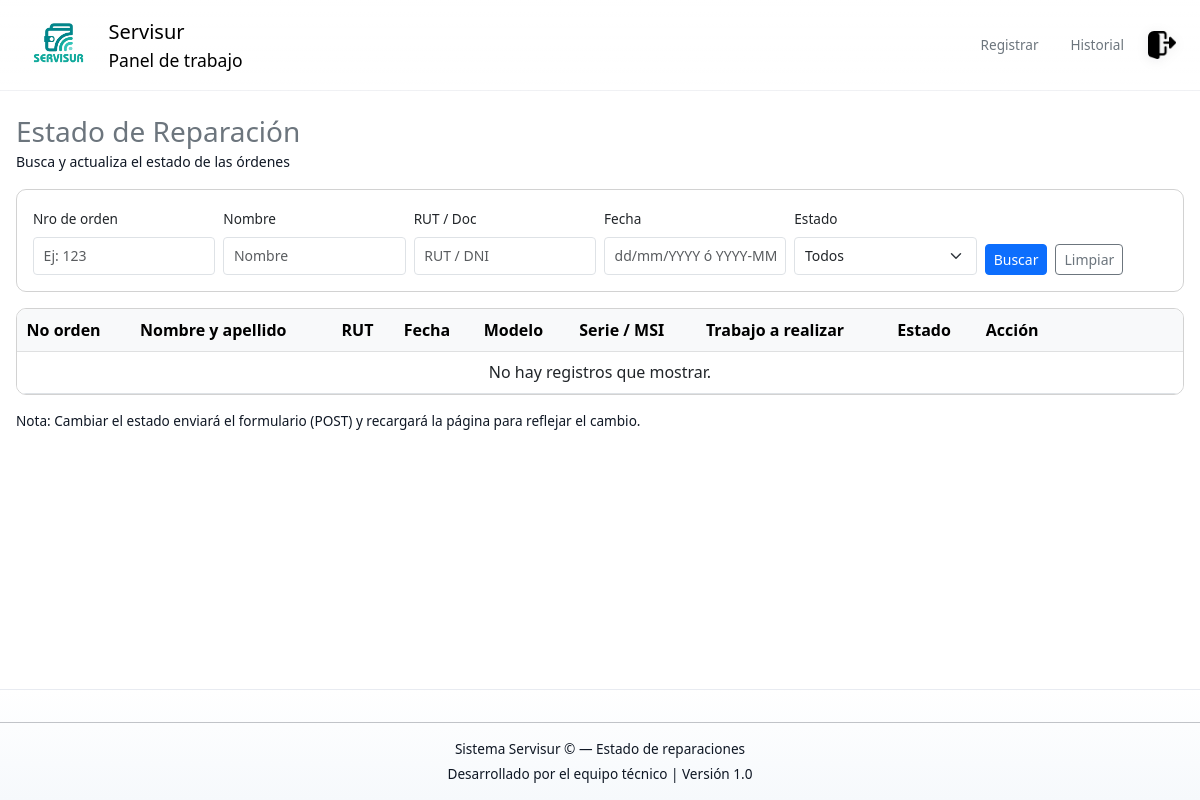
The page /estado/ (signed in) on the database as committed earlier.
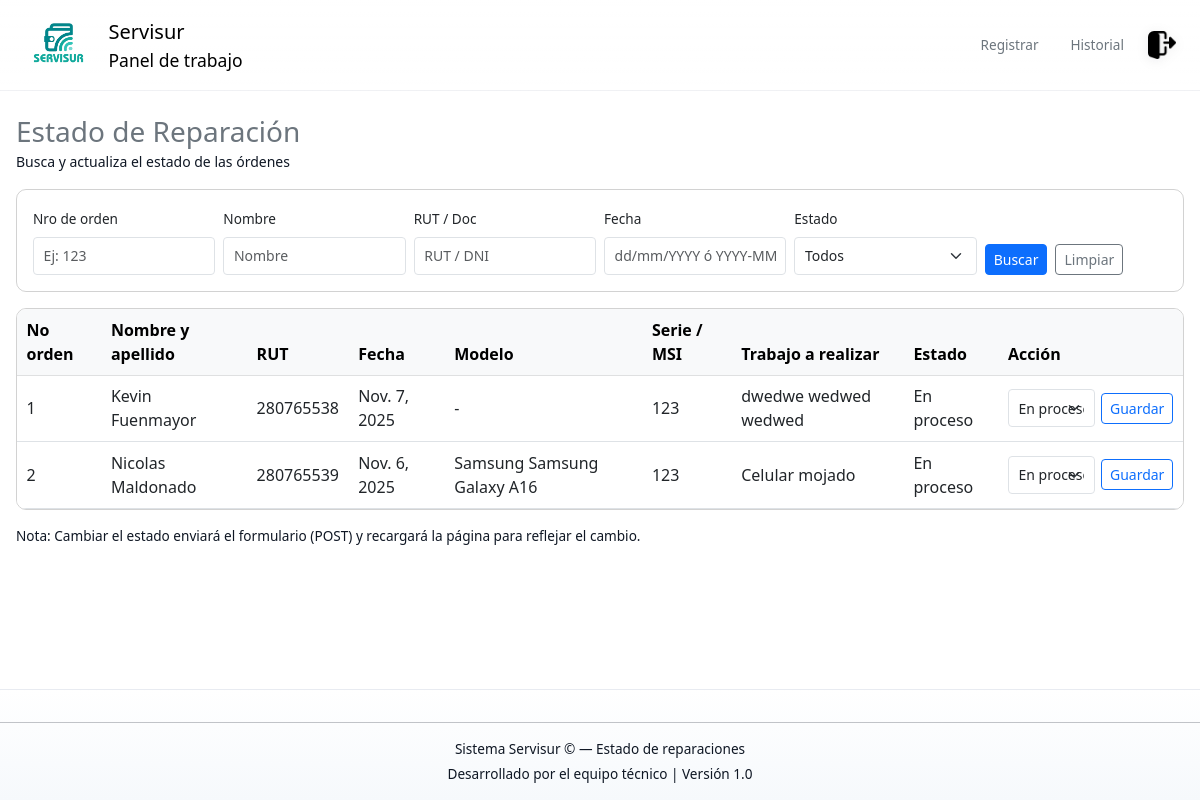
The same page on the database as committed later.
### Base_Datos/models.py (models this page shows, shortened)
class Pedido(models.Model):
    ESTADOS = [
        ('REG', 'Registrado'),
        ('PRO', 'En proceso'),
        ('TER', 'Terminado'),
    ]
    N_Orden = models.AutoField(primary_key=True)
    Fecha = models.DateField()
    Coste = models.IntegerField()
    Abono = models.IntegerField()
    Restante = models.IntegerField()
    Dispositivo = models.ForeignKey(Dispositivo, on_delete=models.SET_NULL, null=True, related_name="pedidos")
    Activo = models.BooleanField(default=True)
    Estado = models.CharField(max_length=3, choices=ESTADOS, default='REG')
    Observaciones = models.CharField(max_length=50, null=True)
    Tipo_de_falla = models.ForeignKey(Tipo_Falla,on_delete=models.SET_NULL, null=True, related_name="pedidos")
    class Meta:
        verbose_name_plural = "Pedidos"

class Dispositivo(models.Model):
    PATRON_MATRIZ = [
    [1, 2, 3],
    [4, 5, 6],
    [7, 8, 9],
    ]
    METODOS_CHOICES = [
    ('PIN', 'PIN'),
    ('PASS', 'Contraseña'),
    ('PATRON', 'Patrón (matriz 3x3)'),
    ]
    modelo = models.ForeignKey(Modelo, on_delete=models.SET_NULL, null=True, related_name="dispositivos")
    Activo = models.BooleanField(default=True)
    rut = models.ForeignKey(Cliente, on_delete=models.SET_NULL,null=True,related_name="dispositivos")
    Metodo_Bloqueo = models.CharField(max_length=6, choices=METODOS_CHOICES,default='PASS')
    Codigo_Bloqueo = models.CharField(max_length=50)
    class Meta:
        verbose_name_plural = "Dispositivos"

class Cliente(models.Model):
    ORIGEN_CHOICES = [
    ('NAC', 'Nacional'),
    ('EXT', 'Extranjero'),
    ]
    Origen = models.CharField(max_length=3,choices=ORIGEN_CHOICES,default='NAC')
    Nombre = models.CharField(max_length=20)
    Apellido = models.CharField(max_length=20)
    Numero_telefono = models.CharField(max_length=15,null=True)
    Rut = models.CharField(max_length=50)
    Activo = models.BooleanField(default=True)
    class Meta:
        verbose_name_plural = "Clientes"

class Tipo_Falla(models.Model):
    Falla = models.CharField(max_length=100, unique=True)

class Modelo(models.Model):
    Modelo = models.CharField(max_length=50)
    Marca = models.ForeignKey(Marca, on_delete=models.CASCADE, related_name="modelos")
    class Meta:
        verbose_name_plural = "Modelos"

class Marca(models.Model):
    Marca = models.CharField(max_length=100)

### Base_Datos/views.py (the view, shortened to what this page needs)
# urls.py: path('estado/', views.estado_reparacion_view, name='estado_reparacion'),
@login_required
@require_http_methods(["GET", "POST"])
def estado_reparacion_view(request):
    qs = Pedido.objects.select_related('Dispositivo__rut', 'Dispositivo__modelo__Marca').filter(Activo=True)
    orden = request.GET.get('orden', '').strip()
    fecha = request.GET.get('fecha', '').strip()
    doc = request.GET.get('doc', '').strip()
    nombre = request.GET.get('nombre', '').strip()
    estado = request.GET.get('estado', '').strip()
    if orden:
        if orden.isdigit():
            qs = qs.filter(N_Orden=int(orden))
        else:
            qs = qs.filter(N_Orden__icontains=orden)
    if doc:
        qs = qs.filter(Dispositivo__rut__Rut__icontains=doc)
    if nombre:
        qs = qs.filter(
            models.Q(Dispositivo__rut__Nombre__icontains=nombre) |
            models.Q(Dispositivo__rut__Apellido__icontains=nombre)
        )
    if estado:
        qs = qs.filter(Estado=estado)
    qs = qs.order_by('-Fecha', '-N_Orden')[:500]
    context = {
        'pedidos': qs,
        'filtros': {'orden': orden, 'fecha': fecha, 'doc': doc, 'nombre': nombre, 'estado': estado},
        'estado_choices': Pedido.ESTADOS,
    }
    return render(request, 'base_datos/Estado_reparacion.html', context)

### Base_Datos/templates/base_datos/Estado_reparacion.html (shortened to what this page needs)
{% extends "base_datos/base.html" %}
{% load static %}
{% block content %}
<link rel="stylesheet" href="{% static 'css/panel.css' %}">
<div class="container-fluid wide-container py-4">
  <div class="d-flex align-items-center justify-content-between mb-3">
    <div>
      <h3 class="mb-0 text-secondary">Estado de Reparación</h3>
      <small class="text-muted">Busca y actualiza el estado de las órdenes</small>
    </div>
  </div>
  <form id="filtroForm" class="card mb-3 p-3" method="get" action="">
    <div class="row g-2">
      <div class="col-md-2">
        <label class="form-label small">Nro de orden</label>
        <input name="orden" id="f_orden" type="text" class="form-control form-control-sm" placeholder="Ej: 123" value="{{ filtros.orden }}">
      </div>
      <div class="col-md-2">
        <label class="form-label small">Nombre</label>
        <input name="nombre" id="f_nombre" type="text" class="form-control form-control-sm" placeholder="Nombre" value="{{ filtros.nombre }}">
      </div>
      <div class="col-md-2">
        <label class="form-label small">RUT / Doc</label>
        <input name="doc" id="f_doc" type="text" class="form-control form-control-sm" placeholder="RUT / DNI" value="{{ filtros.doc }}">
      </div>
      <div class="col-md-2">
        <label class="form-label small">Fecha</label>
        <input name="fecha" id="f_fecha" type="text" class="form-control form-control-sm" placeholder="dd/mm/YYYY ó YYYY-MM-DD" value="{{ filtros.fecha }}">
      </div>
      <div class="col-md-2">
        <label class="form-label small">Estado</label>
        <select name="estado" id="f_estado" class="form-select form-select-sm">
          <option value="">Todos</option>
        </select>
      </div>
      <div class="col-md-2 d-flex align-items-end">
        <button type="submit" class="btn btn-primary btn-sm me-2">Buscar</button>
        <a href="{% url 'estado_reparacion' %}" class="btn btn-outline-secondary btn-sm">Limpiar</a>
      </div>
    </div>
  </form>
  <div class="table-responsive card p-0">
    <table id="tablaPedidos" class="table table-hover align-middle mb-0">
      <thead class="table-light">
        <tr>
          <th>No orden</th>
          <th>Nombre y apellido</th>
          <th>RUT</th>
          <th>Fecha</th>
          <th>Modelo</th>
          <th>Serie / MSI</th>
          <th>Trabajo a realizar</th>
          <th>Estado</th>
          <th style="min-width:170px">Acción</th>
        </tr>
      </thead>
      <tbody>
        {% if pedidos %}
          {% for p in pedidos %}
            <tr data-orden="{{ p.N_Orden }}" data-estado="{{ p.Estado }}">
              <td class="td-orden">{{ p.N_Orden }}</td>
              <td class="td-nombre">
                {% if p.Dispositivo and p.Dispositivo.rut %}
                  {{ p.Dispositivo.rut.Nombre }} {{ p.Dispositivo.rut.Apellido }}
                {% else %}
                  -
                {% endif %}
              </td>
              <td class="td-rut">
                {% if p.Dispositivo and p.Dispositivo.rut %}
                  {{ p.Dispositivo.rut.Rut }}
                {% else %}
                  -
                {% endif %}
              </td>
              <td class="td-fecha">{{ p.Fecha }}</td>
              <td class="td-modelo">
                {% if p.Dispositivo and p.Dispositivo.modelo %}
                  {{ p.Dispositivo.modelo.Marca.Marca }} {{ p.Dispositivo.modelo.Modelo }}
                {% else %}
                  -
                {% endif %}
              </td>
              <td class="td-serie">{{ p.Dispositivo.Codigo_Bloqueo|default:"-" }}</td>
              <td class="td-trabajo">{% if p.Tipo_de_falla %}{{ p.Tipo_de_falla.Falla }}{% else %}-{% endif %}</td>
              <td class="td-estado">
                {% for code,label in estado_choices %}
                  {% if p.Estado == code %}{{ label }}{% endif %}
                {% endfor %}
              </td>
              <td>
                <form method="post" class="d-flex align-items-center" style="gap:6px;">
                  <select name="nuevo_estado" class="form-select form-select-sm">
                    {% for code,label in estado_choices %}
                      <option value="{{ code }}" {% if p.Estado == code %}selected{% endif %}>{{ label }}</option>
                    {% endfor %}
                  </select>
                  <button type="submit" class="btn btn-sm btn-outline-primary">Guardar</button>
                </form>
              </td>
            </tr>
          {% endfor %}
        {% else %}
          <tr><td colspan="9" class="text-center text-muted">No hay registros que mostrar.</td></tr>
        {% endif %}
      </tbody>
    </table>
  </div>
  <div class="mt-3 text-muted small">Nota: Cambiar el estado enviará el formulario (POST) y recargará la página para reflejar el cambio.</div>
</div>
<footer class="mt-auto text-center small text-muted">
  <hr />
  <p class="mb-1">Sistema Servisur &copy; {{ now|date:"Y" }} — Estado de reparaciones</p>
  <p class="mb-0">Desarrollado por el equipo técnico | Versión 1.0</p>
</footer>
{% endblock %}

### Base_Datos/templates/base_datos/base.html (shortened to what this page needs)
<!DOCTYPE html>
<html lang="es">
  <head>
    {% load static %}
    <link
      href="https://cdn.jsdelivr.net/npm/bootstrap@5.3.0/dist/css/bootstrap.min.css"
      rel="stylesheet"
    />
    <link
      href="https://cdn.jsdelivr.net/npm/bootstrap-icons@1.10.5/font/bootstrap-icons.css"
      rel="stylesheet"
    />
    <link rel="stylesheet" href="{% static 'css/panel.css' %}" />
  </head>
  <body>
    <nav class="navbar navbar-expand-lg header-custom px-4">
      <a class="navbar-brand d-flex align-items-center gap-3" href="/">
        <img
          src="{% static 'logo_servisur1.png' %}"
          alt="Servisur"
          height="64"
          class="header-logo"
        />
        <div class="d-none d-sm-block">
          <span class="h5 mb-0">Servisur</span>
          <small class="d-block text-muted">Panel de trabajo</small>
        </div>
      </a>
      <div class="ms-auto d-flex align-items-center gap-3">
        <a
          href="{% url 'registrar_reparacion' %}"
          class="nav-link small text-secondary"
          >Registrar</a
        >
        <a
          href="{% url 'consultar_historial' %}"
          class="nav-link small text-secondary"
          >Historial</a
        >
        <a href="{% url 'logout' %}" class="btn-logout" title="Cerrar sesión">
          <img
            src="{% static 'Log_out.png' %}"
            alt="Cerrar sesión"
            height="28"
          />
        </a>
      </div>
    </nav>
    {% block content %}{% endblock %}
  </body>
</html>

### static/css/panel.css (style rules this page uses)
html, body { height: 100%; }
body { display: flex; flex-direction: column; background: linear-gradient(180deg, var(--bg-1), var(--bg-2)); color: #0f1724; font-family: "Segoe UI", sans-serif; margin: 0; padding: 0; -webkit-font-smoothing: antialiased; -moz-osx-font-smoothing: grayscale; }
footer { text-align: center; padding: 1rem 0; font-size: 0.85rem; color: var(--muted); background: linear-gradient(180deg, #ffffff, #f6f9fc); border-top: 1px solid rgba(11, 28, 70, 0.06); }
.card, .info-card, .action-card, .hover-card, .ticket-info { border-radius: 10px; background: linear-gradient(180deg, var(--card-bg-start), var(--card-bg-end)); transition: transform 0.25s ease, box-shadow 0.25s ease, background-color 0.25s ease; -webkit-backface-visibility: hidden; backface-visibility: hidden; }
.text-muted { color: var(--muted) !important; }
.small { font-size: 0.85rem; }
.header-custom { background: linear-gradient( 180deg, rgba(255, 255, 255, 0.03), rgba(255, 255, 255, 0) ); backdrop-filter: blur(6px); -webkit-backdrop-filter: blur(6px); border-bottom: 1px solid rgba(11, 28, 70, 0.06); padding-top: 0.5rem; padding-bottom: 0.5rem; align-items: center; }
.header-logo { max-height: 64px; object-fit: contain; display: block; }
.header-custom .nav-link { color: rgba(15, 23, 36, 0.65); padding: 0.25rem 0.5rem; }
.btn-logout img { transition: transform 0.18s ease, filter 0.18s ease; filter: drop-shadow(0 2px 6px rgba(2, 12, 27, 0.08)); border-radius: 6px; }
.wide-container { max-width: 1300px; margin-left: auto; margin-right: auto; padding-left: 1rem; padding-right: 1rem; }
.wide-container .card { padding: 1rem 1.25rem; }
.wide-container .table-responsive { overflow-x: auto; }
.wide-container table.table { width: 100%; min-width: 1100px; table-layout: auto; }
.wide-container .form-control, .wide-container .form-select { min-height: 38px; padding: 0.45rem 0.6rem; }
.wide-container table.table td, .wide-container table.table th { padding: 0.55rem 0.6rem; }

Rows that differ between the two databases and show on the page:
added Pedido: N_Orden "1", Dispositivo.rut.Nombre "Kevin", Dispositivo.rut.Apellido "Fuenmayor", Dispositivo.rut.Rut "280765538", Fecha "Nov. 7, 2025", Dispositivo.Codigo_Bloqueo "123", Tipo_de_falla.Falla "dwedwe wedwed wedwed", estado_choices "En proceso", nuevo_estado "En proceso"
added Pedido: N_Orden "2", Dispositivo.rut.Nombre "Nicolas", Dispositivo.rut.Apellido "Maldonado", Dispositivo.rut.Rut "280765539", Fecha "Nov. 6, 2025", Dispositivo.modelo.Marca.Marca "Samsung", Dispositivo.modelo.Modelo "Samsung Galaxy A16", Dispositivo.Codigo_Bloqueo "123", Tipo_de_falla.Falla "Celular mojado", estado_choices "En proceso", nuevo_estado "En proceso"
Other text that changed with them:
text no longer shown: "No hay registros que mostrar."
